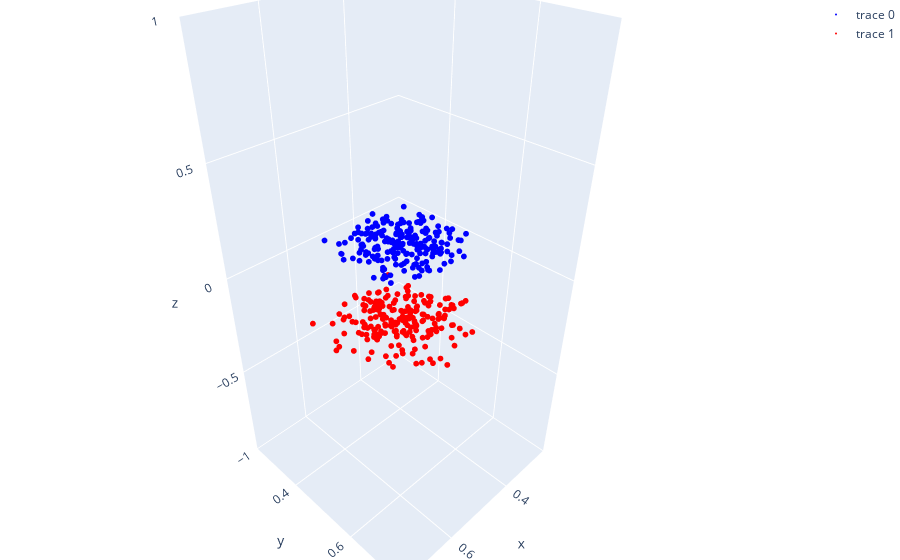

Here is the notebook cell this chart was saved with:
### Markdown cell above
### 3D Graphs (PLotly)

### Code cell
# Import plotly
import plotly.graph_objects as go

# Create figure
fig = go.Figure(
    data=[
        go.Scatter3d(
        x = x[0:200,0],
        y = x[0:200,1],
        z = y[0:200],
        mode='markers',
        marker=dict(
            size=2,
            color='blue',
        )
    ), go.Scatter3d(
        x = x[200:,0],
        y = x[200:,1],
        z = y[0:200],
        mode='markers',
        marker=dict(
            size=2,
            color='red',
        )
    )]
)

# Graph data
fig.update_layout(margin=dict(l=0, r=0, b=0, t=0))
fig.show()

### Figure 1 — Plotly figure (JSON) as saved in the notebook; plotly's stock layout.template omitted (floating-point values rounded to 4 significant figures; data arrays with more than 128 entries replaced by an {"elided": "..."} marker saying what was removed)
{"data": [{"marker": {"color": "blue", "size": 2}, "mode": "markers", "type": "scatter3d", "x": {"elided": "200 float values"}, "y": {"elided": "200 float values"}, "z": {"elided": "200 int values"}}, {"marker": {"color": "red", "size": 2}, "mode": "markers", "type": "scatter3d", "x": {"elided": "200 float values"}, "y": {"elided": "200 float values"}, "z": {"elided": "200 int values"}}], "layout": {"margin": {"b": 0, "l": 0, "r": 0, "t": 0}}}
